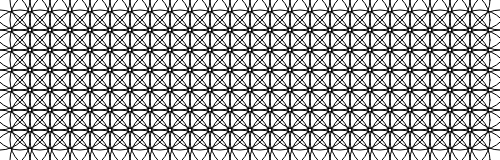
Frame 1 (no input)
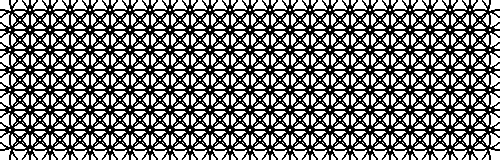
Frame 60 (no input)
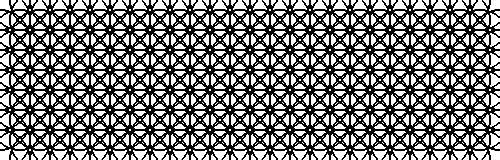
Frame 120 (the mouse pressed at the canvas centre since frame 60)

The p5.js sketch that drew these frames (run headless with seeded random() and noise() and a simulated clock; from frame 60 on, the mouse is pressed at the canvas centre):

// p5.js sketch
// ── sketch.js
function setup() {
	createCanvas(500, 160);
	background(255);
	noFill();
}
function draw() {
	for (let y = 0; y <= height; y += 20) {
		for (let x = 0; x <= width; x += 20) {
			ellipse(x, y, 60, 60);
		}
	}
}
